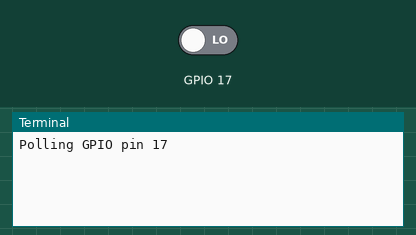
A program run on a simulated Raspberry Pi (BCM pin numbers), started with the argument 17. On the bench: the last lines printed to the terminal. The inputs (shaded band) are chosen by the test bench; at power-on: GPIO 17 LOW.

Above: at 1.2 s.
1.3 s: GPIO 17 driven HIGH
At 2.2 s:
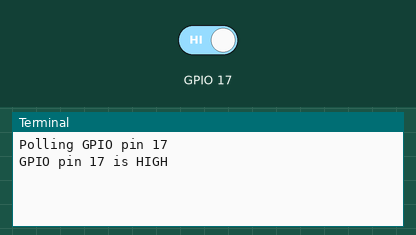
2.8 s: GPIO 17 driven LOW
At 3.4 s:
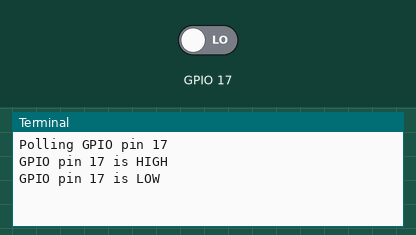

The program:

polling_pins_raspberry.py
```python
#filename pollpin.py
import RPi.GPIO as GPIO
import time
import argparse

def poll_gpio(pin_number):
    # Set the GPIO mode to BCM
    GPIO.setmode(GPIO.BCM)

    # Set up the specified GPIO pin as an input
    GPIO.setup(pin_number, GPIO.IN)

    # Initialize the previous state of the GPIO pin
    previous_state = GPIO.input(pin_number)

    try:
        print(f"Polling GPIO pin {pin_number}")
        while True:
            # Read the current state of the GPIO pin
            current_state = GPIO.input(pin_number)

            # Check if the state has changed
            if current_state != previous_state:
                if current_state == GPIO.HIGH:
                    print(f"GPIO pin {pin_number} is HIGH")
                else:
                    print(f"GPIO pin {pin_number} is LOW")

                # Update the previous state
                previous_state = current_state

            # Delay to avoid continuous polling
            time.sleep(0.1)

    except KeyboardInterrupt:
        pass
    finally:
        # Clean up the GPIO configuration before exiting
        GPIO.cleanup()

if __name__ == "__main__":
    # Create an argument parser to handle command-line arguments
    parser = argparse.ArgumentParser(description="Poll the state of a GPIO pin.")

    # Add a required argument for the GPIO pin number
    parser.add_argument("pin", type=int, help="GPIO pin number to poll")

    # Parse the command-line arguments
    args = parser.parse_args()

    # Call the poll_gpio function with the specified GPIO pin number
    poll_gpio(args.pin)
```

Measured:
- after the input at 1.3 s, the terminal: prints a new line at once (image 1)
- after the input at 2.8 s, the terminal: prints a new line at once (image 2)
